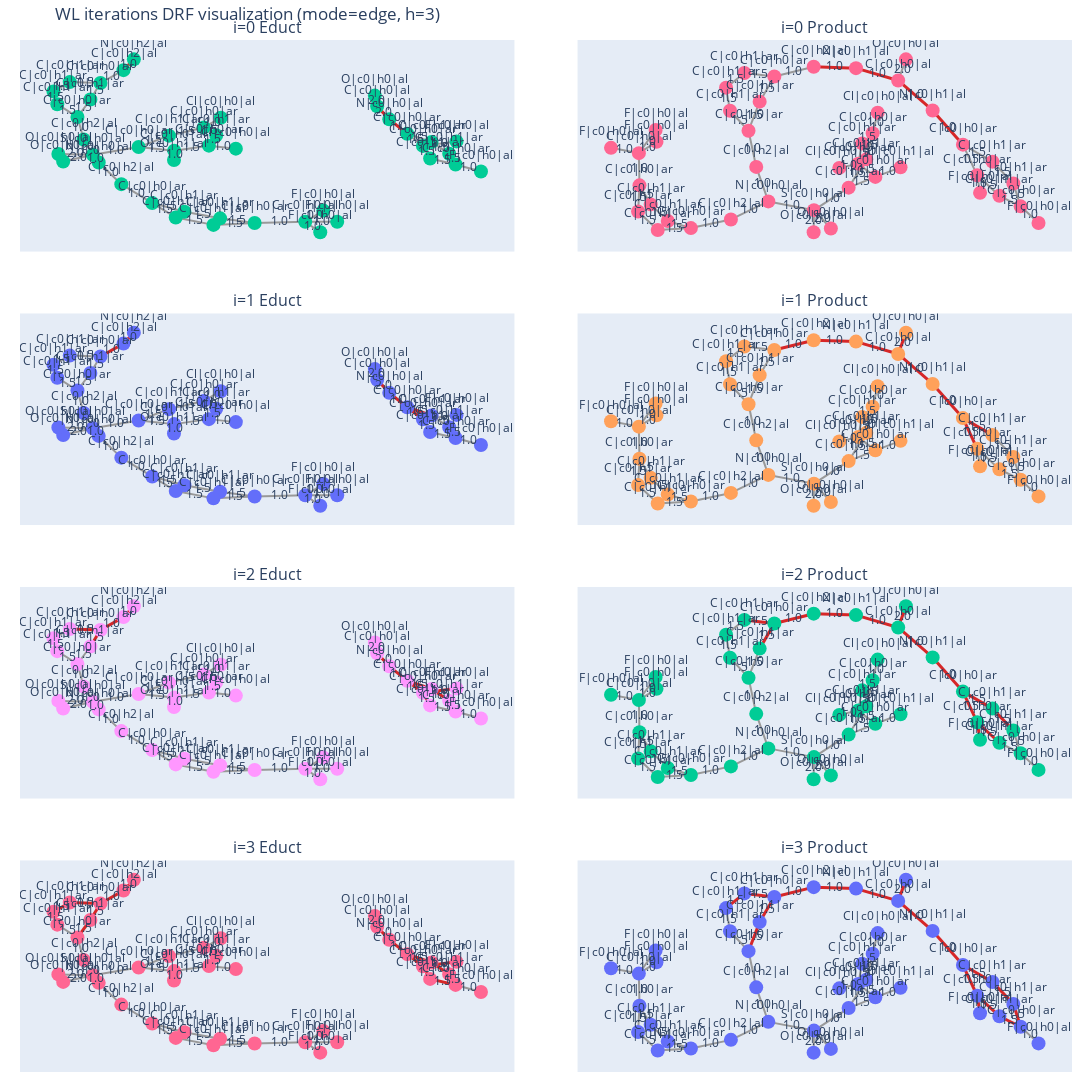

The notebook cell saved with this chart:
### Markdown cell above
### WL–DRF Features per Iteration and Visualization

This cell computes WL-enhanced DRF features separately for each WL iteration and
prints their total counts.  
The accompanying visualization highlights, for each iteration, which graph elements
contribute to the DRF representation, illustrating how increasingly larger
neighborhood information influences the detected reaction changes.

Red graph elements indicate nodes or edges that contribute to the DRF representation, i.e. structural changes between reactants and products.
(Rot markiert = das ist die Reaktion.
Grau = chemisch irrelevant Hintergrund.)

### Code cell
per_iter, total, *_ = drf_wl(rsmi=rsmi, h=3, mode="edge")


per_iter_counts = [Counter(c.split("|")) for c in per_iter]  
total_counts = Counter(total.split("|"))    
print([sum(c.values()) for c in per_iter_counts], "sum:", sum(total_counts.values()))


fig = plot_wl_drf_iterations_from_rsmi(rsmi=rsmi, h=3, mode="edge", show_edge_labels=True)
fig.show()
